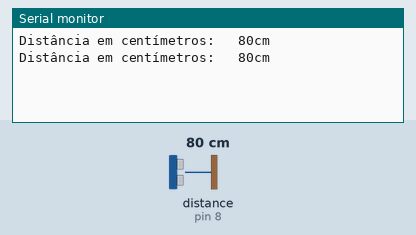
The sketch below on a simulated Arduino Uno, built with avr-gcc and run on an emulated ATmega328P. On the bench: the last lines printed to the serial monitor. The inputs (shaded band) are chosen by the test bench; at power-on: distance to the obstacle (sensor on pin 8) 80 cm. The echo pulse lasts 58.3 µs per cm.

Above: at 1.8 s.
1.9 s: distance to the obstacle (sensor on pin 8) set to 2 cm
At 2.7 s:
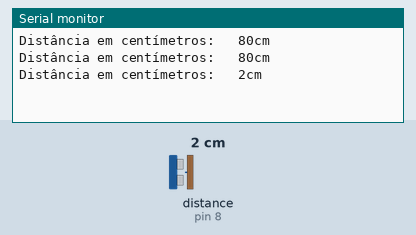
3.4 s: distance to the obstacle (sensor on pin 8) set to 4 cm
At 4.8 s:
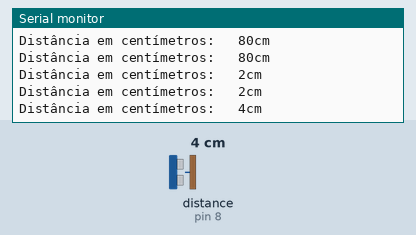
Timing chart, 0 to 6.4 s (numbered marks = the images above; inputs shaded):
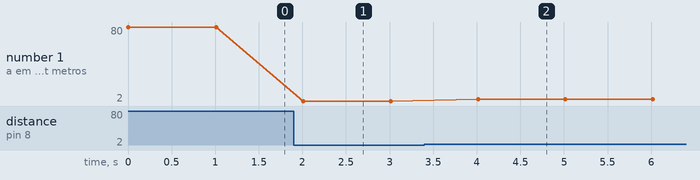

The sketch:

sensorUltrassonico.ino
```cpp
#include <Ultrasonic.h>

// ultrassonic(int trigger, int echo);
Ultrasonic ultrassonic(7, 8);
int distancia = 0;

void setup() {
  Serial.begin(9600);
}

void loop() {
  distancia = ultrassonic.read();

  Serial.print("Distância em centímetros: ");
  Serial.print("\t");
  Serial.print(distancia);
  Serial.println("cm");
  delay(1000);
}
```

Measured:
- after the input at 1.9 s, the serial monitor: prints a new line after 0.11 s (image 1)
- after the input at 3.4 s, the serial monitor: prints a new line after 0.61 s (image 2)
- plotted number 1: 80 → 2 after the input at 1.9 s, 2 → 4 after the input at 3.4 s
